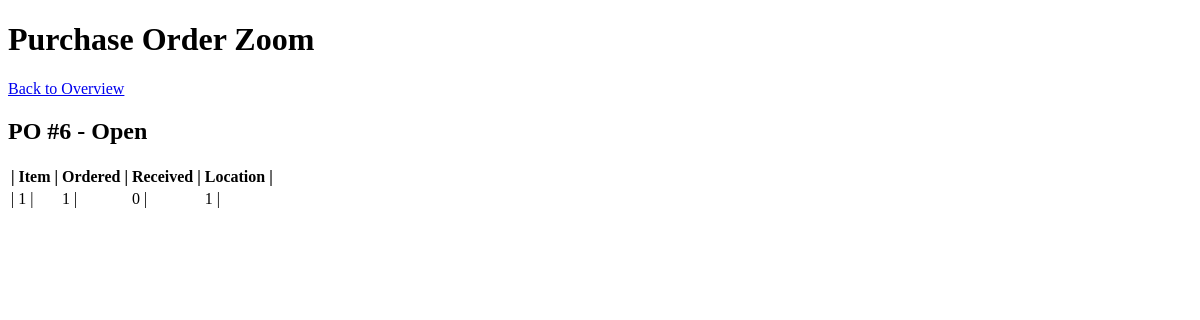
The app's page /inventory/purchase_orders/zoom/6/, older data.
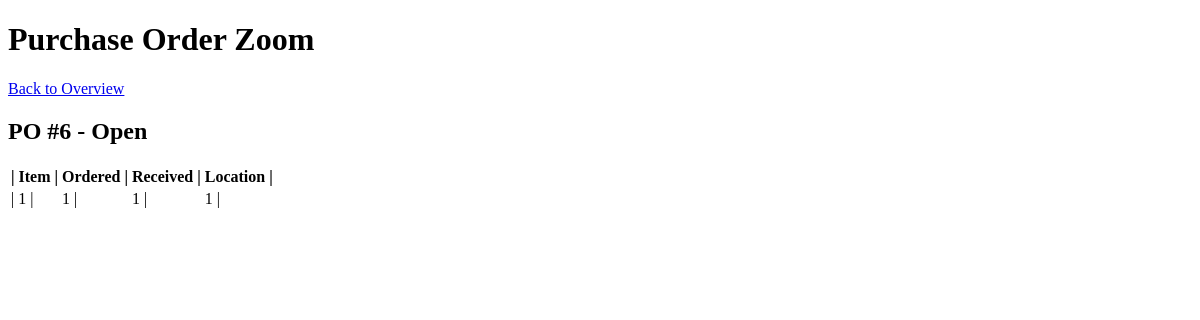
The same page, newer data.
### inventory/models.py (models this page shows, shortened)
class Purchase_Order_Data(models.Model):
    id = models.IntegerField(primary_key=True,auto_created=True)
    item_id = models.ForeignKey(Item, on_delete=models.CASCADE)
    location_id = models.ForeignKey(Location, on_delete=models.CASCADE)
    po_num = models.ForeignKey('Purchase_Order', on_delete=models.CASCADE)
    quantity_ordered = models.IntegerField()
    quantity_received = models.IntegerField(default=0)
    item_cost = models.DecimalField(max_digits=10, decimal_places=2)

class Item(models.Model):
    id = models.IntegerField(primary_key=True,auto_created=True)
    name = models.CharField(max_length=100)
    description = models.TextField()
    price = models.DecimalField(max_digits=10, decimal_places=2)
    last_cost = models.DecimalField(max_digits=10, decimal_places=2)

class Location(models.Model):
    id = models.IntegerField(primary_key=True)
    name = models.CharField(max_length=100)
    address = models.CharField(max_length=200)

### inventory/views.py (the view)
# urls.py: path('inventory/purchase_orders/zoom/<int:po_num>/', views.po_zoom, name="po_zoom"),
def po_zoom(request, po_num):
    po_table = get_full_po(po_num)
    po_object = Purchase_Order.objects.get(po_num=po_num)
    return render(request, 'inventory/po_zoom.html', {'po_object': po_object, 'po_table': po_table})

### inventory/utils.py (called while the page is built)
def get_full_po(po_num):
    po = Purchase_Order_Data.objects.filter(po_num=po_num)
    return po

### inventory/templates/inventory/po_zoom.html (shortened to what this page needs)
<!DOCTYPE html>
<html lang="en">
<head>
</head>
<body>
	<header>
		<h1>Purchase Order Zoom</h1>
	</header>
	<a href="/inventory/purchase_orders/">Back to Overview</a>
	<h2>PO #{{ po_object.po_num }} - {{ po_object.status }}</h2>
	<table>
		<thead>
			<tr>
				<th>| Item | </th>
				<th>Ordered | </th>
				<th>Received | </th>
                <th>Location | </th>
			</tr>
		</thead>
		<tbody>
			{% for entry in po_table %}
			<tr>
				<td>| {{ entry.item_id.id }} | </td>
				<td>{{ entry.quantity_ordered }} | </td>
				<td>{{ entry.quantity_received }} | </td>
                <td>{{ entry.location_id.id }} | </td>
			</tr>
			{% endfor %}
		</tbody>
	</table>
</body>
</html>

Row changes from the older to the newer data that the page shows:
changed Purchase_Order_Data: quantity_received "0" → "1"
